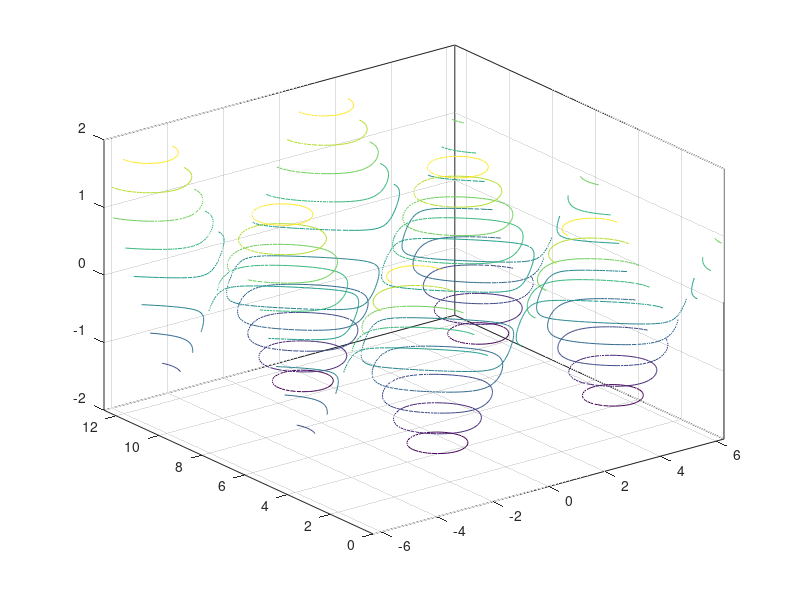

This chart was generated by the following MATLAB code: (Note: this script raises an error after producing the figure.)
%=============================================================================
% Copyright (c) 2016-present Allan CORNET (Nelson)
%=============================================================================
% This file is part of the Nelson.
%=============================================================================
% LICENCE_BLOCK_BEGIN
% SPDX-License-Identifier: LGPL-3.0-or-later
% LICENCE_BLOCK_END
%=============================================================================
% <--ADV-CLI MODE-->
%=============================================================================
figure();
x = linspace(-2 * pi, 2 * pi);
y = linspace(0, 4 * pi);
[X, Y] = meshgrid(x, y);
Z = sin(X) + cos(Y);
contour3(X, Y, Z);
%=============================================================================
[M, h] = contour3(X, Y, Z);
R = properties(h);
REF = {'ContourMatrix';
'Children';
'DisplayName';
'Floating';
'LevelList';
'LevelListMode';
'LevelStepMode';
'LevelStep';
'EdgeColor';
'EdgeAlpha';
'LineStyle';
'LineWidth';
'Parent';
'Tag';
'Type';
'UserData';
'Visible';
'XData';
'XDataMode';
'YData';
'YDataMode';
'ZData'};
assert_isequal(R, REF);
assert_isequal(M, h.ContourMatrix);
assert_isequal(h.Floating, 'on');
%=============================================================================
figure();
[X, Y, Z] = peaks;
contour3(X, Y, Z, 20)
%=============================================================================
figure();
[X, Y, Z] = peaks;
v = [1,1];
contour3(X, Y, Z, v)
%=============================================================================
figure();
[X, Y, Z] = peaks;
contour3(X, Y, Z, '-.')
%=============================================================================
figure();
Z = peaks;
[M, c] = contour3(Z);
c.LineWidth = 3;
%=============================================================================
figure();
Z = peaks;
Z(:,26) = NaN;
contour3(Z)
%=============================================================================
figure();
[theta, r] = meshgrid (linspace (0,2*pi,64), linspace (0,1,64));
[X, Y] = pol2cart (theta, r);
Z = sin (2*theta) .* (1-r);
contour3(X, Y, abs (Z), 10);
%=============================================================================
figure();
[x, y, z] = peaks ();
[c, h] = contour3 (x, y, z);
assert_isequal(h.LevelStepMode, 'auto');
h.LevelStep = 3;
assert_isequal(h.LevelStepMode, 'manual');
%=============================================================================
